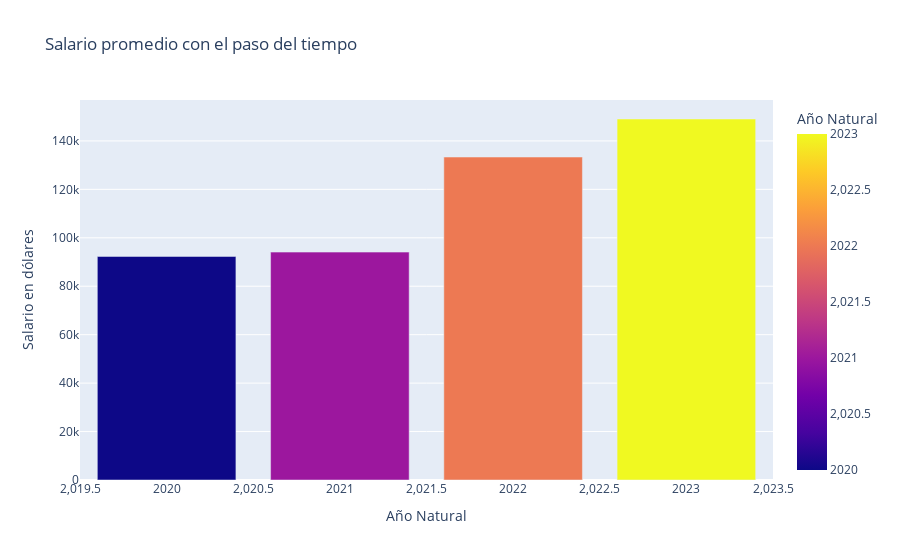

Notebook cell for this chart:
### Markdown cell above
En esta gráfica se puede ver como con el paso de los años, el salario promedio ha ascendido.

### Code cell
salario_promedio_tiempo = df.groupby('work_year')['salary_in_usd'].mean().reset_index()
fig = px.bar(salario_promedio_tiempo, x='work_year', y='salary_in_usd', color='work_year', title='Salario promedio con el paso del tiempo', labels={'work_year':'Año Natural', 'salary_in_usd':'Salario en dólares'})
fig.update_layout(showlegend=False)
fig.show()

### Figure 1 — Plotly figure (JSON) as saved in the notebook; plotly's stock layout.template omitted (floating-point values rounded to 4 significant figures)
{"data": [{"alignmentgroup": "True", "hovertemplate": "Año Natural=%{marker.color}<br>Salario en dólares=%{y}<extra></extra>", "legendgroup": "", "marker": {"color": [2020, 2021, 2022, 2023], "coloraxis": "coloraxis", "pattern": {"shape": ""}}, "name": "", "offsetgroup": "", "orientation": "v", "showlegend": false, "textposition": "auto", "type": "bar", "x": [2020, 2021, 2022, 2023], "xaxis": "x", "y": [92300.0, 94090.0, 133300.0, 149000.0], "yaxis": "y"}], "layout": {"barmode": "relative", "coloraxis": {"colorbar": {"title": {"text": "Año Natural"}}, "colorscale": [[0, "#0d0887"], [0.1111, "#46039f"], [0.2222, "#7201a8"], [0.3333, "#9c179e"], [0.4444, "#bd3786"], [0.5556, "#d8576b"], [0.6667, "#ed7953"], [0.7778, "#fb9f3a"], [0.8889, "#fdca26"], [1, "#f0f921"]]}, "legend": {"tracegroupgap": 0}, "showlegend": false, "title": {"text": "Salario promedio con el paso del tiempo"}, "xaxis": {"anchor": "y", "domain": [0, 1], "title": {"text": "Año Natural"}}, "yaxis": {"anchor": "x", "domain": [0, 1], "title": {"text": "Salario en dólares"}}}}
